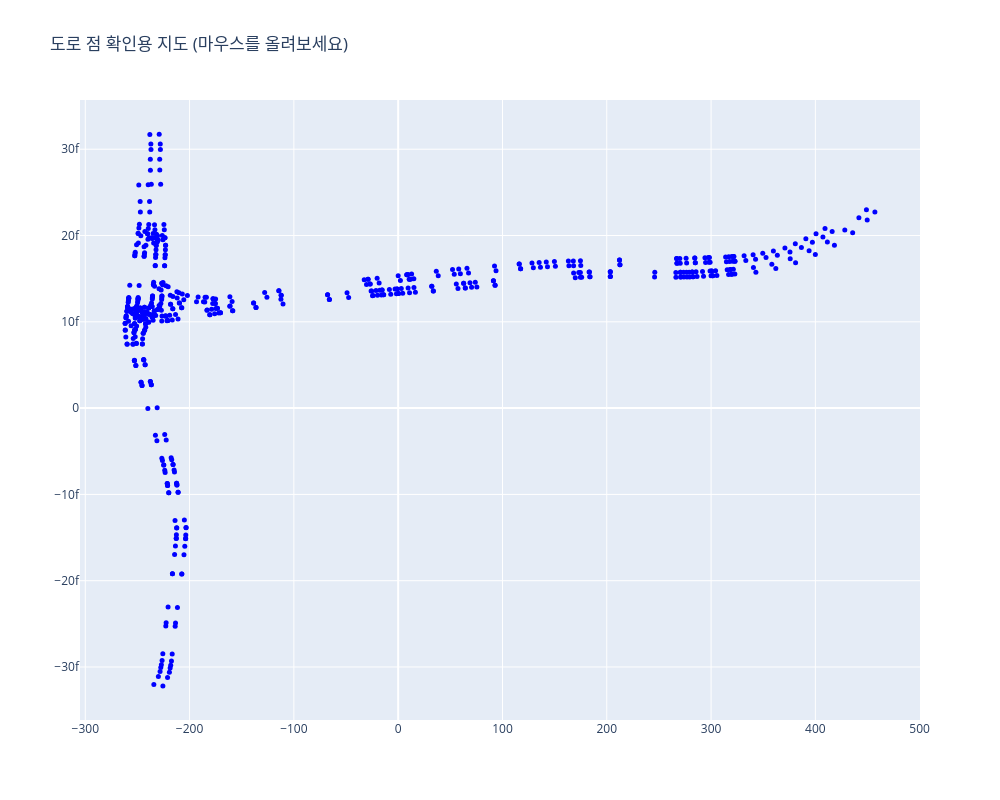

Notebook source saved alongside this figure:
### Code cell
import plotly.graph_objects as go
import numpy as np

# 1. 데이터 준비
x = road_positions[:, 0]
y = road_positions[:, 1]
indices = list(range(len(road_positions)))

# 2. 인터랙티브 지도 생성
fig = go.Figure()

fig.add_trace(go.Scatter(
    x=x, y=y,
    mode='markers',
    marker=dict(size=5, color='blue'),
    text=indices,  # 마우스를 올리면 이 번호(Index)가 뜸
    hovertemplate='<b>Index: %{text}</b><br>X: %{x:.1f}<br>Y: %{y:.1f}<extra></extra>'
))

fig.update_layout(
    title="도로 점 확인용 지도 (마우스를 올려보세요)",
    width=1000, height=800,
    hovermode='closest'
)

fig.show()

### Figure 1 — Plotly figure (JSON) as saved in the notebook; plotly's stock layout.template omitted (floating-point values rounded to 4 significant figures; data arrays with more than 128 entries replaced by an {"elided": "..."} marker saying what was removed)
{"data": [{"hovertemplate": "<b>Index: %{text}</b><br>X: %{x:.1f}<br>Y: %{y:.1f}<extra></extra>", "marker": {"color": "blue", "size": 5}, "mode": "markers", "text": {"elided": "610 str values"}, "type": "scatter", "x": {"elided": "610 float values"}, "y": {"elided": "610 float values"}}], "layout": {"height": 800, "hovermode": "closest", "title": {"text": "도로 점 확인용 지도 (마우스를 올려보세요)"}, "width": 1000}}
